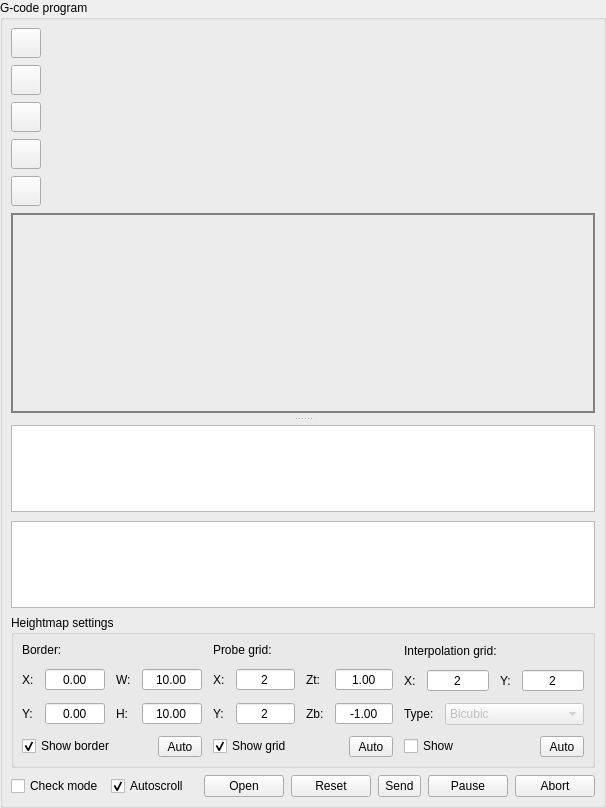
     <widget class="QGroupBox" name="grpProgram">
      <property name="title">
       <string>G-code program</string>
      </property>
      <property name="flat">
       <bool>false</bool>
      </property>
      <layout class="QVBoxLayout" name="verticalLayout_17" stretch="0,0,0,0,0,1,0,0">
       <property name="spacing">
        <number>7</number>
       </property>
       <property name="leftMargin">
        <number>8</number>
       </property>
       <property name="topMargin">
        <number>8</number>
       </property>
       <property name="rightMargin">
        <number>8</number>
       </property>
       <property name="bottomMargin">
        <number>8</number>
       </property>
       <item>
        <widget class="QToolButton" name="cmdIsometric">
         <property name="minimumSize">
          <size>
           <width>30</width>
           <height>30</height>
          </size>
         </property>
         <property name="toolTip">
          <string>Isometric view</string>
         </property>
         <property name="text">
          <string/>
         </property>
         <property name="icon">
          <iconset resource="images.qrc">
           <normaloff>:/images/cube.png</normaloff>:/images/cube.png</iconset>
         </property>
         <property name="iconSize">
          <size>
           <width>20</width>
           <height>20</height>
          </size>
         </property>
        </widget>
       </item>
       <item>
        <widget class="QToolButton" name="cmdTop">
         <property name="minimumSize">
          <size>
           <width>30</width>
           <height>30</height>
          </size>
         </property>
         <property name="toolTip">
          <string>Top view</string>
         </property>
         <property name="text">
          <string/>
         </property>
         <property name="icon">
          <iconset resource="images.qrc">
           <normaloff>:/images/cubeTop.png</normaloff>:/images/cubeTop.png</iconset>
         </property>
         <property name="iconSize">
          <size>
           <width>20</width>
           <height>20</height>
          </size>
         </property>
        </widget>
       </item>
       <item>
        <widget class="QToolButton" name="cmdFront">
         <property name="minimumSize">
          <size>
           <width>30</width>
           <height>30</height>
          </size>
         </property>
         <property name="toolTip">
          <string>Front view</string>
         </property>
         <property name="text">
          <string/>
         </property>
         <property name="icon">
          <iconset resource="images.qrc">
           <normaloff>:/images/cubeFront.png</normaloff>:/images/cubeFront.png</iconset>
         </property>
         <property name="iconSize">
          <size>
           <width>20</width>
           <height>20</height>
          </size>
         </property>
        </widget>
       </item>
       <item>
        <widget class="QToolButton" name="cmdLeft">
         <property name="minimumSize">
          <size>
           <width>30</width>
           <height>30</height>
          </size>
         </property>
         <property name="toolTip">
          <string>Left view</string>
         </property>
         <property name="text">
          <string/>
         </property>
         <property name="icon">
          <iconset resource="images.qrc">
           <normaloff>:/images/cubeLeft.png</normaloff>:/images/cubeLeft.png</iconset>
         </property>
         <property name="iconSize">
          <size>
           <width>20</width>
           <height>20</height>
          </size>
         </property>
        </widget>
       </item>
       <item>
        <widget class="QToolButton" name="cmdFit">
         <property name="minimumSize">
          <size>
           <width>30</width>
           <height>30</height>
          </size>
         </property>
         <property name="toolTip">
          <string>Fit</string>
         </property>
         <property name="text">
          <string/>
         </property>
         <property name="icon">
          <iconset resource="images.qrc">
           <normaloff>:/images/fit_1.png</normaloff>:/images/fit_1.png</iconset>
         </property>
         <property name="iconSize">
          <size>
           <width>20</width>
           <height>20</height>
          </size>
         </property>
        </widget>
       </item>
       <item>
        <widget class="QSplitter" name="splitter">
         <property name="orientation">
          <enum>Qt::Vertical</enum>
         </property>
         <property name="handleWidth">
          <number>12</number>
         </property>
         <widget class="QWidget" name="frame" native="true">
          <property name="sizePolicy">
           <sizepolicy hsizetype="Preferred" vsizetype="Minimum">
            <horstretch>0</horstretch>
            <verstretch>0</verstretch>
           </sizepolicy>
          </property>
          <property name="minimumSize">
           <size>
            <width>0</width>
            <height>200</height>
           </size>
          </property>
          <property name="styleSheet">
           <string notr="true">border: 1px solid gray;</string>
          </property>
          <layout class="QVBoxLayout" name="verticalLayout_8">
           <property name="leftMargin">
            <number>1</number>
           </property>
           <property name="topMargin">
            <number>1</number>
           </property>
           <property name="rightMargin">
            <number>1</number>
           </property>
           <property name="bottomMargin">
            <number>1</number>
           </property>
           <item>
            <widget class="GLWidget" name="glwVisualizer" native="true"/>
           </item>
          </layout>
         </widget>
         <widget class="QWidget" name="layoutWidget">
          <layout class="QVBoxLayout" name="verticalLayout_7">
           <property name="spacing">
            <number>9</number>
           </property>
           <item>
            <widget class="QTableView" name="tblProgram">
             <property name="font">
              <font>
               <pointsize>9</pointsize>
              </font>
             </property>
             <property name="contextMenuPolicy">
              <enum>Qt::CustomContextMenu</enum>
             </property>
             <property name="editTriggers">
              <set>QAbstractItemView::AnyKeyPressed|QAbstractItemView::DoubleClicked|QAbstractItemView::EditKeyPressed|QAbstractItemView::SelectedClicked</set>
             </property>
             <property name="selectionMode">
              <enum>QAbstractItemView::ContiguousSelection</enum>
             </property>
             <property name="selectionBehavior">
              <enum>QAbstractItemView::SelectRows</enum>
             </property>
             <property name="gridStyle">
              <enum>Qt::DashLine</enum>
             </property>
             <attribute name="horizontalHeaderMinimumSectionSize">
              <number>50</number>
             </attribute>
             <attribute name="horizontalHeaderHighlightSections">
              <bool>false</bool>
             </attribute>
             <attribute name="verticalHeaderVisible">
              <bool>false</bool>
             </attribute>
            </widget>
           </item>
           <item>
            <widget class="QTableView" name="tblHeightMap">
             <property name="alternatingRowColors">
              <bool>true</bool>
             </property>
             <property name="selectionMode">
              <enum>QAbstractItemView::SingleSelection</enum>
             </property>
             <property name="gridStyle">
              <enum>Qt::DashLine</enum>
             </property>
             <attribute name="horizontalHeaderVisible">
              <bool>false</bool>
             </attribute>
             <attribute name="horizontalHeaderDefaultSectionSize">
              <number>60</number>
             </attribute>
             <attribute name="horizontalHeaderHighlightSections">
              <bool>false</bool>
             </attribute>
             <attribute name="verticalHeaderVisible">
              <bool>false</bool>
             </attribute>
            </widget>
           </item>
          </layout>
         </widget>
        </widget>
       </item>
       <item>
        <widget class="QGroupBox" name="grpHeightMapSettings">
         <property name="title">
          <string>Heightmap settings</string>
         </property>
         <layout class="QHBoxLayout" name="horizontalLayout_20" stretch="1,1,1">
          <property name="spacing">
           <number>11</number>
          </property>
          <property name="leftMargin">
           <number>8</number>
          </property>
          <property name="topMargin">
           <number>8</number>
          </property>
          <property name="rightMargin">
           <number>8</number>
          </property>
          <property name="bottomMargin">
           <number>8</number>
          </property>
          <item>
           <layout class="QVBoxLayout" name="verticalLayout_18">
            <item>
             <widget class="QLabel" name="label_5">
              <property name="text">
               <string>Border:</string>
              </property>
             </widget>
            </item>
            <item>
             <layout class="QGridLayout" name="gridLayout">
              <item row="0" column="0">
               <widget class="QLabel" name="label_6">
                <property name="text">
                 <string>X:</string>
                </property>
               </widget>
              </item>
              <item row="0" column="1">
               <widget class="QDoubleSpinBox" name="txtHeightMapBorderX">
                <property name="sizePolicy">
                 <sizepolicy hsizetype="Expanding" vsizetype="Fixed">
                  <horstretch>0</horstretch>
                  <verstretch>0</verstretch>
                 </sizepolicy>
                </property>
                <property name="locale">
                 <locale language="C" country="AnyCountry"/>
                </property>
                <property name="alignment">
                 <set>Qt::AlignCenter</set>
                </property>
                <property name="buttonSymbols">
                 <enum>QAbstractSpinBox::NoButtons</enum>
                </property>
                <property name="minimum">
                 <double>-999.000000000000000</double>
                </property>
                <property name="maximum">
                 <double>999.000000000000000</double>
                </property>
               </widget>
              </item>
              <item row="1" column="3">
               <widget class="QDoubleSpinBox" name="txtHeightMapBorderHeight">
                <property name="sizePolicy">
                 <sizepolicy hsizetype="Expanding" vsizetype="Fixed">
                  <horstretch>0</horstretch>
                  <verstretch>0</verstretch>
                 </sizepolicy>
                </property>
                <property name="locale">
                 <locale language="C" country="AnyCountry"/>
                </property>
                <property name="alignment">
                 <set>Qt::AlignCenter</set>
                </property>
                <property name="buttonSymbols">
                 <enum>QAbstractSpinBox::NoButtons</enum>
                </property>
                <property name="minimum">
                 <double>-999.000000000000000</double>
                </property>
                <property name="maximum">
                 <double>999.000000000000000</double>
                </property>
                <property name="value">
                 <double>10.000000000000000</double>
                </property>
               </widget>
              </item>
              <item row="1" column="2">
               <widget class="QLabel" name="label_9">
                <property name="text">
                 <string>H:</string>
                </property>
               </widget>
              </item>
              <item row="1" column="1">
               <widget class="QDoubleSpinBox" name="txtHeightMapBorderY">
                <property name="sizePolicy">
                 <sizepolicy hsizetype="Expanding" vsizetype="Fixed">
                  <horstretch>0</horstretch>
                  <verstretch>0</verstretch>
                 </sizepolicy>
                </property>
                <property name="locale">
                 <locale language="C" country="AnyCountry"/>
                </property>
                <property name="alignment">
                 <set>Qt::AlignCenter</set>
                </property>
                <property name="buttonSymbols">
                 <enum>QAbstractSpinBox::NoButtons</enum>
                </property>
                <property name="minimum">
                 <double>-999.000000000000000</double>
                </property>
                <property name="maximum">
                 <double>999.000000000000000</double>
                </property>
               </widget>
              </item>
              <item row="1" column="0">
               <widget class="QLabel" name="label_7">
                <property name="text">
                 <string>Y:</string>
                </property>
               </widget>
              </item>
              <item row="0" column="2">
               <widget class="QLabel" name="label_8">
                <property name="text">
                 <string>W:</string>
                </property>
               </widget>
              </item>
              <item row="0" column="3">
               <widget class="QDoubleSpinBox" name="txtHeightMapBorderWidth">
                <property name="sizePolicy">
                 <sizepolicy hsizetype="Expanding" vsizetype="Fixed">
                  <horstretch>0</horstretch>
                  <verstretch>0</verstretch>
                 </sizepolicy>
                </property>
                <property name="locale">
                 <locale language="C" country="AnyCountry"/>
                </property>
                <property name="alignment">
                 <set>Qt::AlignCenter</set>
                </property>
                <property name="buttonSymbols">
                 <enum>QAbstractSpinBox::NoButtons</enum>
                </property>
                <property name="minimum">
                 <double>-999.000000000000000</double>
                </property>
                <property name="maximum">
                 <double>999.000000000000000</double>
                </property>
                <property name="value">
                 <double>10.000000000000000</double>
                </property>
               </widget>
              </item>
             </layout>
            </item>
            <item>
             <layout class="QHBoxLayout" name="horizontalLayout_18">
              <item>
               <widget class="QCheckBox" name="chkHeightMapBorderShow">
                <property name="text">
                 <string>Show border</string>
                </property>
                <property name="checked">
                 <bool>true</bool>
                </property>
               </widget>
              </item>
              <item>
               <spacer name="horizontalSpacer_3">
                <property name="orientation">
                 <enum>Qt::Horizontal</enum>
                </property>
                <property name="sizeHint" stdset="0">
                 <size>
                  <width>40</width>
                  <height>20</height>
                 </size>
                </property>
               </spacer>
              </item>
              <item>
               <widget class="StyledToolButton" name="cmdHeightMapBorderAuto">
                <property name="minimumSize">
                 <size>
                  <width>44</width>
                  <height>18</height>
                 </size>
                </property>
                <property name="text">
                 <string>Auto</string>
                </property>
               </widget>
              </item>
             </layout>
            </item>
           </layout>
          </item>
          <item>
           <layout class="QVBoxLayout" name="verticalLayout_19">
            <item>
             <widget class="QLabel" name="label_10">
              <property name="text">
               <string>Probe grid:</string>
              </property>
             </widget>
            </item>
            <item>
             <layout class="QGridLayout" name="gridLayout_4">
              <item row="0" column="0">
               <widget class="QLabel" name="label_12">
                <property name="text">
                 <string>X:</string>
                </property>
               </widget>
              </item>
              <item row="0" column="1">
               <widget class="QDoubleSpinBox" name="txtHeightMapGridX">
                <property name="sizePolicy">
                 <sizepolicy hsizetype="Expanding" vsizetype="Fixed">
                  <horstretch>0</horstretch>
                  <verstretch>0</verstretch>
                 </sizepolicy>
                </property>
                <property name="locale">
                 <locale language="C" country="AnyCountry"/>
                </property>
                <property name="alignment">
                 <set>Qt::AlignCenter</set>
                </property>
                <property name="buttonSymbols">
                 <enum>QAbstractSpinBox::NoButtons</enum>
                </property>
                <property name="decimals">
                 <number>0</number>
                </property>
                <property name="minimum">
                 <double>2.000000000000000</double>
                </property>
                <property name="maximum">
                 <double>1000.000000000000000</double>
                </property>
                <property name="value">
                 <double>2.000000000000000</double>
                </property>
               </widget>
              </item>
              <item row="0" column="5">
               <widget class="QDoubleSpinBox" name="txtHeightMapGridZTop">
                <property name="sizePolicy">
                 <sizepolicy hsizetype="Expanding" vsizetype="Fixed">
                  <horstretch>0</horstretch>
                  <verstretch>0</verstretch>
                 </sizepolicy>
                </property>
                <property name="locale">
                 <locale language="C" country="AnyCountry"/>
                </property>
                <property name="alignment">
                 <set>Qt::AlignCenter</set>
                </property>
                <property name="buttonSymbols">
                 <enum>QAbstractSpinBox::NoButtons</enum>
                </property>
                <property name="minimum">
                 <double>-999.000000000000000</double>
                </property>
                <property name="maximum">
                 <double>999.000000000000000</double>
                </property>
                <property name="value">
                 <double>1.000000000000000</double>
                </property>
               </widget>
              </item>
              <item row="1" column="5">
               <widget class="QDoubleSpinBox" name="txtHeightMapGridZBottom">
                <property name="sizePolicy">
                 <sizepolicy hsizetype="Expanding" vsizetype="Fixed">
                  <horstretch>0</horstretch>
                  <verstretch>0</verstretch>
                 </sizepolicy>
                </property>
                <property name="locale">
                 <locale language="C" country="AnyCountry"/>
                </property>
                <property name="alignment">
                 <set>Qt::AlignCenter</set>
                </property>
                <property name="buttonSymbols">
                 <enum>QAbstractSpinBox::NoButtons</enum>
                </property>
                <property name="minimum">
                 <double>-999.000000000000000</double>
                </property>
                <property name="maximum">
                 <double>999.000000000000000</double>
                </property>
                <property name="value">
                 <double>-1.000000000000000</double>
                </property>
               </widget>
              </item>
              <item row="1" column="1">
               <widget class="QDoubleSpinBox" name="txtHeightMapGridY">
                <property name="sizePolicy">
                 <sizepolicy hsizetype="Expanding" vsizetype="Fixed">
                  <horstretch>0</horstretch>
                  <verstretch>0</verstretch>
                 </sizepolicy>
                </property>
                <property name="locale">
                 <locale language="C" country="AnyCountry"/>
                </property>
                <property name="alignment">
                 <set>Qt::AlignCenter</set>
                </property>
                <property name="buttonSymbols">
                 <enum>QAbstractSpinBox::NoButtons</enum>
                </property>
                <property name="decimals">
                 <number>0</number>
                </property>
                <property name="minimum">
                 <double>2.000000000000000</double>
                </property>
                <property name="maximum">
                 <double>1000.000000000000000</double>
                </property>
                <property name="value">
                 <double>2.000000000000000</double>
                </property>
               </widget>
              </item>
              <item row="1" column="3">
               <widget class="QLabel" name="label_11">
                <property name="text">
                 <string>Zb:</string>
                </property>
               </widget>
              </item>
              <item row="1" column="0">
               <widget class="QLabel" name="label_13">
                <property name="text">
                 <string>Y:</string>
                </property>
               </widget>
              </item>
              <item row="0" column="3">
               <widget class="QLabel" name="label_14">
                <property name="text">
                 <string>Zt:</string>
                </property>
               </widget>
              </item>
             </layout>
            </item>
            <item>
             <layout class="QHBoxLayout" name="horizontalLayout_19">
              <item>
               <widget class="QCheckBox" name="chkHeightMapGridShow">
                <property name="text">
                 <string>Show grid</string>
                </property>
                <property name="checked">
                 <bool>true</bool>
                </property>
               </widget>
              </item>
              <item>
               <spacer name="horizontalSpacer_6">
                <property name="orientation">
                 <enum>Qt::Horizontal</enum>
                </property>
                <property name="sizeHint" stdset="0">
                 <size>
                  <width>40</width>
                  <height>1</height>
                 </size>
                </property>
               </spacer>
              </item>
              <item>
               <widget class="StyledToolButton" name="cmdHeightMapProbeGridAuto">
                <property name="minimumSize">
                 <size>
                  <width>44</width>
                  <height>18</height>
                 </size>
                </property>
                <property name="text">
                 <string>Auto</string>
                </property>
               </widget>
              </item>
             </layout>
            </item>
           </layout>
          </item>
          <item>
           <layout class="QVBoxLayout" name="verticalLayout_20">
            <item>
             <widget class="QLabel" name="label_16">
              <property name="text">
               <string>Interpolation grid:</string>
              </property>
             </widget>
            </item>
            <item>
             <layout class="QGridLayout" name="gridLayout_6">
              <item row="1" column="2">
               <widget class="QLabel" name="label_19">
                <property name="text">
                 <string>Y:</string>
                </property>
               </widget>
              </item>
              <item row="1" column="0">
               <widget class="QLabel" name="label_18">
                <property name="text">
                 <string>X:</string>
                </property>
               </widget>
              </item>
              <item row="1" column="1">
               <widget class="QDoubleSpinBox" name="txtHeightMapInterpolationStepX">
                <property name="sizePolicy">
                 <sizepolicy hsizetype="Expanding" vsizetype="Fixed">
                  <horstretch>0</horstretch>
                  <verstretch>0</verstretch>
                 </sizepolicy>
                </property>
                <property name="locale">
                 <locale language="C" country="AnyCountry"/>
                </property>
                <property name="alignment">
                 <set>Qt::AlignCenter</set>
                </property>
                <property name="buttonSymbols">
                 <enum>QAbstractSpinBox::NoButtons</enum>
                </property>
                <property name="decimals">
                 <number>0</number>
                </property>
                <property name="minimum">
                 <double>2.000000000000000</double>
                </property>
                <property name="maximum">
                 <double>1000.000000000000000</double>
                </property>
                <property name="value">
                 <double>2.000000000000000</double>
                </property>
               </widget>
              </item>
              <item row="1" column="3">
               <widget class="QDoubleSpinBox" name="txtHeightMapInterpolationStepY">
                <property name="sizePolicy">
                 <sizepolicy hsizetype="Expanding" vsizetype="Fixed">
                  <horstretch>0</horstretch>
                  <verstretch>0</verstretch>
                 </sizepolicy>
                </property>
                <property name="locale">
                 <locale language="C" country="AnyCountry"/>
                </property>
                <property name="alignment">
                 <set>Qt::AlignCenter</set>
                </property>
                <property name="buttonSymbols">
                 <enum>QAbstractSpinBox::NoButtons</enum>
                </property>
                <property name="decimals">
                 <number>0</number>
                </property>
                <property name="minimum">
                 <double>2.000000000000000</double>
                </property>
                <property name="maximum">
                 <double>1000.000000000000000</double>
                </property>
                <property name="value">
                 <double>2.000000000000000</double>
                </property>
               </widget>
              </item>
             </layout>
            </item>
            <item>
             <layout class="QHBoxLayout" name="horizontalLayout_23" stretch="0,0">
              <item>
               <widget class="QLabel" name="label_17">
                <property name="text">
                 <string>Type:</string>
                </property>
               </widget>
              </item>
              <item>
               <widget class="QComboBox" name="cboHeightMapInterpolationType">
                <property name="enabled">
                 <bool>false</bool>
                </property>
                <property name="sizePolicy">
                 <sizepolicy hsizetype="Expanding" vsizetype="Fixed">
                  <horstretch>0</horstretch>
                  <verstretch>0</verstretch>
                 </sizepolicy>
                </property>
                <item>
                 <property name="text">
                  <string>Bicubic</string>
                 </property>
                </item>
               </widget>
              </item>
             </layout>
            </item>
            <item>
             <layout class="QHBoxLayout" name="horizontalLayout_24">
              <item>
               <widget class="QCheckBox" name="chkHeightMapInterpolationShow">
                <property name="text">
                 <string>Show</string>
                </property>
               </widget>
              </item>
              <item>
               <spacer name="horizontalSpacer_8">
                <property name="orientation">
                 <enum>Qt::Horizontal</enum>
                </property>
                <property name="sizeHint" stdset="0">
                 <size>
                  <width>40</width>
                  <height>1</height>
                 </size>
                </property>
               </spacer>
              </item>
              <item>
               <widget class="StyledToolButton" name="cmdHeightMapInterpolationGridAuto">
                <property name="minimumSize">
                 <size>
                  <width>44</width>
                  <height>18</height>
                 </size>
                </property>
                <property name="text">
                 <string>Auto</string>
                </property>
               </widget>
              </item>
             </layout>
            </item>
           </layout>
          </item>
         </layout>
        </widget>
       </item>
       <item>
        <layout class="QHBoxLayout" name="horizontalLayout_3">
         <item>
          <widget class="QCheckBox" name="chkTestMode">
           <property name="sizePolicy">
            <sizepolicy hsizetype="Preferred" vsizetype="Fixed">
             <horstretch>0</horstretch>
             <verstretch>0</verstretch>
            </sizepolicy>
           </property>
           <property name="minimumSize">
            <size>
             <width>22</width>
             <height>0</height>
            </size>
           </property>
           <property name="text">
            <string>Check mode</string>
           </property>
          </widget>
         </item>
         <item>
          <widget class="QCheckBox" name="chkAutoScroll">
           <property name="sizePolicy">
            <sizepolicy hsizetype="Preferred" vsizetype="Fixed">
             <horstretch>0</horstretch>
             <verstretch>0</verstretch>
            </sizepolicy>
           </property>
           <property name="minimumSize">
            <size>
             <width>22</width>
             <height>0</height>
            </size>
           </property>
           <property name="text">
            <string>Autoscroll</string>
           </property>
           <property name="checked">
            <bool>true</bool>
           </property>
          </widget>
         </item>
         <item>
          <spacer name="spacerBot">
           <property name="orientation">
            <enum>Qt::Horizontal</enum>
           </property>
           <property name="sizeHint" stdset="0">
            <size>
             <width>8</width>
             <height>20</height>
            </size>
           </property>
          </spacer>
         </item>
         <item>
          <widget class="QPushButton" name="cmdFileOpen">
           <property name="text">
            <string>Open</string>
           </property>
          </widget>
         </item>
         <item>
          <widget class="QPushButton" name="cmdFileReset">
           <property name="text">
            <string>Reset</string>
           </property>
          </widget>
         </item>
         <item>
          <widget class="QToolButton" name="cmdFileSend">
           <property name="sizePolicy">
            <sizepolicy hsizetype="Minimum" vsizetype="Minimum">
             <horstretch>0</horstretch>
             <verstretch>0</verstretch>
            </sizepolicy>
           </property>
           <property name="baseSize">
            <size>
             <width>93</width>
             <height>0</height>
            </size>
           </property>
           <property name="text">
            <string>Send</string>
           </property>
          </widget>
         </item>
         <item>
          <widget class="QPushButton" name="cmdFilePause">
           <property name="text">
            <string>Pause</string>
           </property>
           <property name="checkable">
            <bool>true</bool>
           </property>
          </widget>
         </item>
         <item>
          <widget class="QPushButton" name="cmdFileAbort">
           <property name="text">
            <string>Abort</string>
           </property>
          </widget>
         </item>
        </layout>
       </item>
      </layout>
     </widget>
